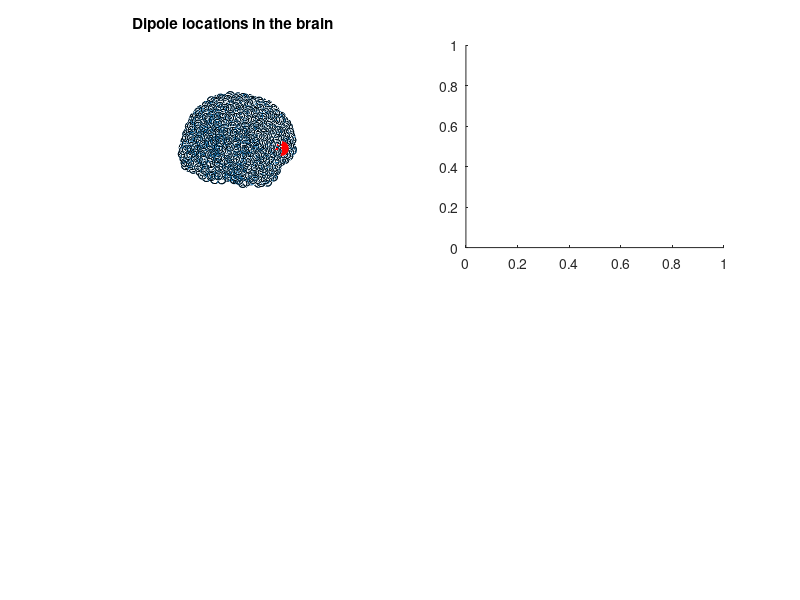

MATLAB code for this plot: (Note: this script raises an error after producing the figure.)
%% Ripple-gedMEG
%
% This simulation file ("ripple_gedMEG.m") calculates multivariate sharp-wae ripples via generalized eigendecomposition.
% This paper is currently under review as Ohki et al. "Multivariate sharp-wave ripples in schizophrenia during awake state"
% 
% Questions -> takefumi2ohki@gmail.com
%
% Note:  This code is based and modified on Michael X Cohen's excellent tutorial paper  on generalized eigenvalue decomposition. 
%           Please also refer to this paper:
%           "A tutorial on generalized eigendecomposition for denoising, 
%           contrast enhancement, and dimension reduction in multichannel
%           electrophysiology.", NeuroImage (2022)


%% Setup
clear all, close all

% load mat file containing MEG, leadfield and channel locations
load emptyMEG

% Basics parameters 4 simulations
MEG.srate   = 1000; % Hz
MEG.trials   =  50;
MEG.pnts    = 1000;
MEG.times  =  ( 0 : MEG.pnts -1 ) / MEG.srate;

% Index 4 dipole location associated with ripples
% Although we set the dipole location based on the empirical findings,
% you can try different dipoles positions.

dipoleLoc = 1560; % right MTL including hippocampus
nDipoles   = 1;       % number of distinct dipole locations

% normalize dipoles (normal to the surface of the head)
lf.GainN = bsxfun(@times, squeeze( lf.Gain(:,1,:)), lf.GridOrient(:,1)') + bsxfun(@times,squeeze( lf.Gain(:,2,:)),lf.GridOrient(:,2)') + bsxfun(@times,squeeze( lf.Gain(:,3,:) ), lf.GridOrient(:,3)' );


%% Generate random dipole data in the brain and target signal.
% create 1000 time points of random dipole data in the brain

% noise level
scaler4noise = 1.1;
dipole_data = scaler4noise*randn( length(lf.Gain), 1000);

% specify the frequency (Hz) 4 the target event
frex = 120;

% duration, starting and end time  4 the target event
duration = 50; 
st_time   = 501; ed_time  = st_time + duration;

% Create a simulated ripple with some noises in the specified dipole location
% and add it to dipole data as Ground-truth data 

% Simulation 1: signal only consisting of ripple with some noise
% NOTE: the use of the randn function may lead to slight variations in the results as it generates random numbers. 
% Therefore, the execution outcomes may vary slightly depending on the specific run.
dipole_data(dipoleLoc, st_time : ed_time ) = 15*sin(2*pi*frex*( 0 : duration ) /MEG.srate ) + scaler4noise*randn(1,  duration + 1) ;

% Simulation 2: signal only consisting of phase amplitude coupling (e.g., spindle and ripple)
% parameter 4 the coupling strength
% nonmodulatedamplitude = 5; % increase this to get less modulation; you'll see that this is reflected in the MI value
% 
% % lower frex (i.e., nesting phase frex) and higher frex (i.e., nested amplitude frex) 
% Phase_Modulating_Freq = 15;
% Amp_Modulated_Freq    = frex;

% creation simulation data
% dipole_data(dipoleLoc, st_time : ed_time ) =  (10*(sin(2*pi*( 0 : duration )*Phase_Modulating_Freq/MEG.srate)+1) ... 
%                                                                          + nonmodulatedamplitude*0.1).*sin(2*pi*( 0 : duration )*Amp_Modulated_Freq/MEG.srate)...
%                                                                          + sin(2*pi*( 0 : duration )*Phase_Modulating_Freq/MEG.srate) ...
%                                                                          + scaler4noise*randn(1, length(st_time: ed_time) );

% project dipole data to MEG data
MEG.data = lf.GainN*dipole_data;

% time index based on sampling rate 
MEG.times = ( 0 : size(MEG.data,2) -1 ) / MEG.srate;

% plot brain dipoles
figure(1), clf, 

subplot(221)
plot3( lf.GridLoc(:, 1), lf.GridLoc(:, 2), lf.GridLoc(:, 3), 'o')
hold on
plot3( lf.GridLoc(:,1), lf.GridLoc(:, 2), lf.GridLoc(:, 3), 'ko'), hold on
plot3( lf.GridLoc(dipoleLoc, 1), lf.GridLoc(dipoleLoc, 2), lf.GridLoc(dipoleLoc, 3),'ro','markerfacecolor','r','markersize',10)
rotate3d on, axis square, axis off
title('Dipole locations in the brain')

% Each dipole can be projected onto the scalp using the forward model. 
% The code below shows this projection from one dipole.
subplot(222)
topoplotIndie( lf.GainN(:, dipoleLoc ), MEG.chanlocs, 'numcontour',  0, 'electrodes', 'off', 'shading', 'interp');
title('Signal dipole projection'), colormap jet

% plot the data from one channel
subplot(212), hold on
% SPW-Rs
plot( MEG.times, .35+ dipole_data(dipoleLoc ,:) / norm(dipole_data(dipoleLoc ,:) ), 'r', 'linew', 1)

% MEG sensor at the event location
MEG_ch = 41; % nearest MEG sensor to ripple
plot( MEG.times, .15 + MEG.data(MEG_ch, :) / norm( MEG.data(MEG_ch, : ) ), 'k', 'linew', 1)
plot( [ .5  .5 ], get(gca,'ylim'), 'k--', 'HandleVisibility', 'off');
xlabel('Time (sec)'), ylabel('(Amplitude)')
legend({'Target Signal (Truth)'; 'Nearest MEG Sensor'})
set(gca,'ytick',[])



%% ----------------------------- %%
%    Ripple reconstruction via PCA    %
%%% --------------------------- %%%

% This code cell demonstrates that PCA is unable
% recover the simulated dipole signal.

% Epoching the target data
tmpData = MEG.data( :, st_time: ed_time);

% Create covariance matrix 4 PCA
cov4PCA = cov(tmpData'); % (channel by channel)

% PCA
[evecs, evals] = eig( cov4PCA );

% sort eigenvalues/vectors
[evals, sidx] = sort( diag(evals), 'descend');
evecs = evecs( :, sidx);

% plot EigenSpectrum
figure(2), clf
subplot(231)
plot(evals, 'go-','markerfacecolor','b','linew', 5, 'markersize', 10)
axis square
set(gca,'xlim',[0 15])
title('PCA eigenvalues')
xlabel('Components '), ylabel('Power ratio (\lambda)')

% Create PC time series (i.e., component) 
comp_ts = evecs( :, 1)'*MEG.data;

% normalize time series (for visualization)
dipl_ts    =  dipole_data(dipoleLoc,:) / norm(dipole_data(dipoleLoc,:));
comp_ts =  comp_ts / norm(comp_ts);
chan_ts  =  MEG.data(MEG_ch ,:) / norm(MEG.data(MEG_ch ,:));

% plot the time series
subplot(212), hold on
plot( MEG.times, .35+dipl_ts, 'r', 'linew', 1)
plot( MEG.times, .15+chan_ts, 'k')
plot( MEG.times, -.005+ comp_ts, 'g')
legend({'Truth';'MEG channel';'PCA time series'})
set(gca,'ytick',[])
xlabel('Time (sec)')

%%% spatial filter forward model via PCA
filt_topo = evecs( :, 1); % using the 1st eigenvector

% Eigenvector sign uncertainty can cause a sign-flip, which is corrected for by 
% forcing the largest-magnitude projection to be positive.
[~, se] = max(abs( filt_topo ));
filt_topo = filt_topo * sign(filt_topo(se));

% plot the maps
subplot(232)
topoplotIndie( lf.GainN(:,dipoleLoc), MEG.chanlocs, 'numcontour', 0, 'electrodes', 'off', 'shading', 'interp');
title('Truth topomap'), colormap jet

subplot(233)
topoplotIndie(filt_topo, MEG.chanlocs,'electrodes','off','numcontour', 0);
title('PCA forward model'), colormap jet


%% ----------------------------- %%
%    Ripple detection via GED    %
%%% --------------------------- %%%

%%% STEP 1 : Create covariance matrices 4 GED
% Target covariance matrix (i.e., covT)  using the filter data
% Params 4 band-pass filter 
peakfreq = frex; % "ripple" (Hz)
fwhm      = 20; % full-width at half-maximum around the ripple peak

% Do filtering via filterFGx.m
[ filtdata, empVals ] = filterFGx( MEG.data, MEG.srate, peakfreq, fwhm, 1 ); 

% Epoching Data consisting of ripple
tmpData4T = filtdata( :, st_time: ed_time);

% Calc covT (channel by channel)
covT = cov( tmpData4T' ); 


%%% STEP 2 : Create Control covariance matrix (i.e., covC) using the raw data
% Epoching the raw events-related data 
tmpData4C = MEG.data( :, : );
% tmpData4C = MEG.data(:, st_time: ed_time);

% Calc covC (channel by channel)
covC = cov( tmpData4C' ); 


%%% STEP 3 : Shrinkage regulariation 4 covC
% parameters
g = .01;

% calc param "a"
a = mean( eig(covC) );

% new covC
covC_SR = (1-g)*covC + g*a*eye(64); 

%%% plot the two covariance matrices
figure(3), clf

% Target covariance matrix
subplot(141)
imagesc(covT), colormap jet
title('covT')
axis square, %set(gca,'clim',[-1 1]*1e6)
xticks([]); yticks([]); 

% Control covariance matrix
subplot(142)
imagesc(covC), colormap jet
title('covC')
axis square, 
xticks([]); yticks([]); 

% Control covariance matrix with SR
subplot(143)
imagesc(covC_SR), colormap jet
title('Regularized covC via SR')
axis square, 
xticks([]); yticks([]); 

% R^{-1}S
subplot(144)
imagesc(inv(covC)*covT)
title('C^-^1T matrix')
axis square, 
xticks([]); yticks([]); 


%%% STEP 4 : Generalized eigendecomposition (GED)
[evecs, evals] = eig(covT, covC);

% sort eigenvalues/vectors
[evals, sidx] = sort(diag(evals),'descend');
evecs = evecs( :, sidx);

% plot the eigenspectrum
figure(4), clf
subplot(231)
plot(evals, 'ro-','markerfacecolor','b','linew', 5, 'markersize', 10)
axis square
set(gca,'xlim',[0 15])
title('GED eigenvalues')
xlabel('Components'), ylabel('Power ratio (\lambda)')

% GED component as time series 
comp_ts = evecs( :, 1)'*MEG.data; % use the 1st eigenvector

%%% plot for comparison
% normalize time series (for visualization)
dipl_ts = dipole_data(dipoleLoc, :) / norm(dipole_data(dipoleLoc, :));
comp_ts = comp_ts / norm(comp_ts);
chan_ts = MEG.data(MEG_ch,:) / norm(MEG.data(MEG_ch,:));

% plot the time series
subplot(212), hold on
plot( MEG.times, .35+dipl_ts, 'r')
plot( MEG.times, .15+chan_ts, 'k')
plot( MEG.times, -.04+ comp_ts, 'r' )
legend({'Truth';'MEG channel';'GED time series'})
set(gca,'ytick',[])
xlabel('Time (sec)')

%%% spatial filter forward model
% Obtained by passing the covariance matrix through the filter.
filt_topo = covT*evecs(:, 1);

% Eigenvector sign uncertainty can cause a sign-flip, which is corrected for by 
% forcing the largest-magnitude projection sensor to be positive.
[~,se] = max(abs( filt_topo ));
filt_topo = filt_topo * sign(filt_topo(se));

% plot the maps
subplot(232)
topoplotIndie( lf.GainN(:, dipoleLoc), MEG.chanlocs,'numcontour', 0, 'electrodes','off','shading','interp');
title('Truth topomap'), colormap jet

subplot(233)
topoplotIndie( filt_topo, MEG.chanlocs,'electrodes','off','numcontour',0);
title('GED forward model'), colormap jet


%% ----------------------------- %%
%     Ripple reconstruction via ICA     %
%%% --------------------------- %%%

% NOTE: This cell computes ICA based on the jade algorithm (i.e., deterministic algorithms). 
% Make sure the jader() function is in your MATLAB path
% See also:  Rutledge, Douglas N., and D. Jouan-Rimbaud Bouveresse. 
% "Independent components analysis with the JADE algorithm." TrAC Trends in Analytical Chemistry 50 (2013): 22-32.

% Compute ICA via jader
% Epoching the target data
% tmpData = MEG.data( :, st_time: ed_time);
ivecs = jader(tmpData, 40); % It takes some minutes 
ic_scores = ivecs*MEG.data;
icmaps = pinv(ivecs');
evals = diag(icmaps*icmaps');

% plot the IC energy
figure(5), clf
subplot(231)
plot(evals, 'bo-','markerfacecolor','k','linew', 5, 'markersize', 10)
axis square
set(gca,'xlim',[0 15])
title('ICA')
xlabel('Components'), ylabel('IC energy')

% component time series is eigenvector as spatial filter for data
comp_ts = ic_scores(1, :); 

% plot for comparison
% normalize time series (for visualization)
dipl_ts = dipole_data(dipoleLoc,:) / norm(dipole_data(dipoleLoc,:));
comp_ts = comp_ts / norm(comp_ts);
chan_ts = MEG.data(MEG_ch,:) / norm(MEG.data(MEG_ch,:));

% plot the time series
subplot(212), hold on
plot( MEG.times, .35+dipl_ts, 'r')
plot( MEG.times, .15+chan_ts, 'k')
plot( MEG.times, -.04+ comp_ts, 'b' )
legend({'Truth';'MEG channel';'ICA time series'})
set(gca,'ytick',[])
xlabel('Time (sec)')

% plot the maps
subplot(232)
topoplotIndie(lf.GainN(:,dipoleLoc), MEG.chanlocs,'numcontour', 0,'electrodes','off','shading','interp');
title('Truth topomap'), colormap jet

subplot(233)
topoplotIndie(icmaps( 1, : ), MEG.chanlocs,'electrodes','off','numcontour', 0);
title('ICA forward model')


%% done.


